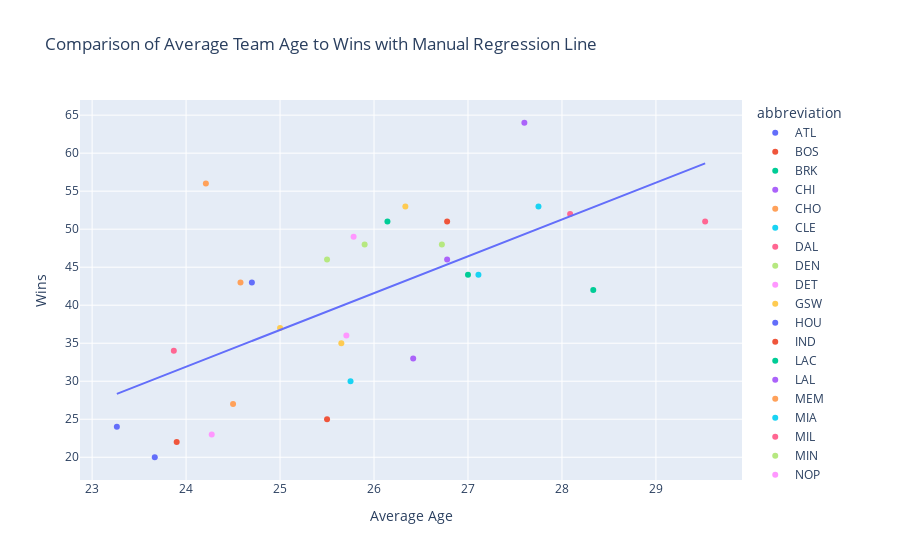

Write notebook code for a chart like this one.
### Code cell
import statsmodels.api as sm
import plotly.express as px

merged_data_clean = merged_data.dropna(subset=['average_age', 'w'])
X = merged_data_clean['average_age']
y = merged_data_clean['w']
X = sm.add_constant(X)

# regression model
model = sm.OLS(y, X).fit()

# regression results
print(model.summary())

# scatter plot
fig = px.scatter(merged_data_clean, x='average_age', y='w', color='abbreviation',
                 labels={'average_age': 'Average Age', 'w': 'Wins'},
                 title='Comparison of Average Team Age to Wins with Manual Regression Line')

# regression line
fig.add_scatter(x=merged_data_clean['average_age'], y=model.predict(), mode='lines', name='Regression Line')
fig.show()

### Figure 1 — Plotly figure (JSON) as saved in the notebook; plotly's stock layout.template omitted (floating-point values rounded to 4 significant figures)
{"data": [{"hovertemplate": "abbreviation=ATL<br>Average Age=%{x}<br>Wins=%{y}<extra></extra>", "legendgroup": "ATL", "marker": {"color": "#636efa", "symbol": "circle"}, "mode": "markers", "name": "ATL", "orientation": "v", "showlegend": true, "type": "scatter", "x": [24.7], "xaxis": "x", "y": [43], "yaxis": "y"}, {"hovertemplate": "abbreviation=BOS<br>Average Age=%{x}<br>Wins=%{y}<extra></extra>", "legendgroup": "BOS", "marker": {"color": "#EF553B", "symbol": "circle"}, "mode": "markers", "name": "BOS", "orientation": "v", "showlegend": true, "type": "scatter", "x": [26.78], "xaxis": "x", "y": [51], "yaxis": "y"}, {"hovertemplate": "abbreviation=BRK<br>Average Age=%{x}<br>Wins=%{y}<extra></extra>", "legendgroup": "BRK", "marker": {"color": "#00cc96", "symbol": "circle"}, "mode": "markers", "name": "BRK", "orientation": "v", "showlegend": true, "type": "scatter", "x": [27], "xaxis": "x", "y": [44], "yaxis": "y"}, {"hovertemplate": "abbreviation=CHI<br>Average Age=%{x}<br>Wins=%{y}<extra></extra>", "legendgroup": "CHI", "marker": {"color": "#ab63fa", "symbol": "circle"}, "mode": "markers", "name": "CHI", "orientation": "v", "showlegend": true, "type": "scatter", "x": [26.78], "xaxis": "x", "y": [46], "yaxis": "y"}, {"hovertemplate": "abbreviation=CHO<br>Average Age=%{x}<br>Wins=%{y}<extra></extra>", "legendgroup": "CHO", "marker": {"color": "#FFA15A", "symbol": "circle"}, "mode": "markers", "name": "CHO", "orientation": "v", "showlegend": true, "type": "scatter", "x": [24.58], "xaxis": "x", "y": [43], "yaxis": "y"}, {"hovertemplate": "abbreviation=CLE<br>Average Age=%{x}<br>Wins=%{y}<extra></extra>", "legendgroup": "CLE", "marker": {"color": "#19d3f3", "symbol": "circle"}, "mode": "markers", "name": "CLE", "orientation": "v", "showlegend": true, "type": "scatter", "x": [27.11], "xaxis": "x", "y": [44], "yaxis": "y"}, {"hovertemplate": "abbreviation=DAL<br>Average Age=%{x}<br>Wins=%{y}<extra></extra>", "legendgroup": "DAL", "marker": {"color": "#FF6692", "symbol": "circle"}, "mode": "markers", "name": "DAL", "orientation": "v", "showlegend": true, "type": "scatter", "x": [28.09], "xaxis": "x", "y": [52], "yaxis": "y"}, {"hovertemplate": "abbreviation=DEN<br>Average Age=%{x}<br>Wins=%{y}<extra></extra>", "legendgroup": "DEN", "marker": {"color": "#B6E880", "symbol": "circle"}, "mode": "markers", "name": "DEN", "orientation": "v", "showlegend": true, "type": "scatter", "x": [26.72], "xaxis": "x", "y": [48], "yaxis": "y"}, {"hovertemplate": "abbreviation=DET<br>Average Age=%{x}<br>Wins=%{y}<extra></extra>", "legendgroup": "DET", "marker": {"color": "#FF97FF", "symbol": "circle"}, "mode": "markers", "name": "DET", "orientation": "v", "showlegend": true, "type": "scatter", "x": [24.27], "xaxis": "x", "y": [23], "yaxis": "y"}, {"hovertemplate": "abbreviation=GSW<br>Average Age=%{x}<br>Wins=%{y}<extra></extra>", "legendgroup": "GSW", "marker": {"color": "#FECB52", "symbol": "circle"}, "mode": "markers", "name": "GSW", "orientation": "v", "showlegend": true, "type": "scatter", "x": [26.33], "xaxis": "x", "y": [53], "yaxis": "y"}, {"hovertemplate": "abbreviation=HOU<br>Average Age=%{x}<br>Wins=%{y}<extra></extra>", "legendgroup": "HOU", "marker": {"color": "#636efa", "symbol": "circle"}, "mode": "markers", "name": "HOU", "orientation": "v", "showlegend": true, "type": "scatter", "x": [23.67], "xaxis": "x", "y": [20], "yaxis": "y"}, {"hovertemplate": "abbreviation=IND<br>Average Age=%{x}<br>Wins=%{y}<extra></extra>", "legendgroup": "IND", "marker": {"color": "#EF553B", "symbol": "circle"}, "mode": "markers", "name": "IND", "orientation": "v", "showlegend": true, "type": "scatter", "x": [25.5], "xaxis": "x", "y": [25], "yaxis": "y"}, {"hovertemplate": "abbreviation=LAC<br>Average Age=%{x}<br>Wins=%{y}<extra></extra>", "legendgroup": "LAC", "marker": {"color": "#00cc96", "symbol": "circle"}, "mode": "markers", "name": "LAC", "orientation": "v", "showlegend": true, "type": "scatter", "x": [28.33], "xaxis": "x", "y": [42], "yaxis": "y"}, {"hovertemplate": "abbreviation=LAL<br>Average Age=%{x}<br>Wins=%{y}<extra></extra>", "legendgroup": "LAL", "marker": {"color": "#ab63fa", "symbol": "circle"}, "mode": "markers", "name": "LAL", "orientation": "v", "showlegend": true, "type": "scatter", "x": [26.42], "xaxis": "x", "y": [33], "yaxis": "y"}, {"hovertemplate": "abbreviation=MEM<br>Average Age=%{x}<br>Wins=%{y}<extra></extra>", "legendgroup": "MEM", "marker": {"color": "#FFA15A", "symbol": "circle"}, "mode": "markers", "name": "MEM", "orientation": "v", "showlegend": true, "type": "scatter", "x": [24.21], "xaxis": "x", "y": [56], "yaxis": "y"}, {"hovertemplate": "abbreviation=MIA<br>Average Age=%{x}<br>Wins=%{y}<extra></extra>", "legendgroup": "MIA", "marker": {"color": "#19d3f3", "symbol": "circle"}, "mode": "markers", "name": "MIA", "orientation": "v", "showlegend": true, "type": "scatter", "x": [27.75], "xaxis": "x", "y": [53], "yaxis": "y"}, {"hovertemplate": "abbreviation=MIL<br>Average Age=%{x}<br>Wins=%{y}<extra></extra>", "legendgroup": "MIL", "marker": {"color": "#FF6692", "symbol": "circle"}, "mode": "markers", "name": "MIL", "orientation": "v", "showlegend": true, "type": "scatter", "x": [29.52], "xaxis": "x", "y": [51], "yaxis": "y"}, {"hovertemplate": "abbreviation=MIN<br>Average Age=%{x}<br>Wins=%{y}<extra></extra>", "legendgroup": "MIN", "marker": {"color": "#B6E880", "symbol": "circle"}, "mode": "markers", "name": "MIN", "orientation": "v", "showlegend": true, "type": "scatter", "x": [25.5], "xaxis": "x", "y": [46], "yaxis": "y"}, {"hovertemplate": "abbreviation=NOP<br>Average Age=%{x}<br>Wins=%{y}<extra></extra>", "legendgroup": "NOP", "marker": {"color": "#FF97FF", "symbol": "circle"}, "mode": "markers", "name": "NOP", "orientation": "v", "showlegend": true, "type": "scatter", "x": [25.71], "xaxis": "x", "y": [36], "yaxis": "y"}, {"hovertemplate": "abbreviation=NYK<br>Average Age=%{x}<br>Wins=%{y}<extra></extra>", "legendgroup": "NYK", "marker": {"color": "#FECB52", "symbol": "circle"}, "mode": "markers", "name": "NYK", "orientation": "v", "showlegend": true, "type": "scatter", "x": [25], "xaxis": "x", "y": [37], "yaxis": "y"}, {"hovertemplate": "abbreviation=OKC<br>Average Age=%{x}<br>Wins=%{y}<extra></extra>", "legendgroup": "OKC", "marker": {"color": "#636efa", "symbol": "circle"}, "mode": "markers", "name": "OKC", "orientation": "v", "showlegend": true, "type": "scatter", "x": [23.26], "xaxis": "x", "y": [24], "yaxis": "y"}, {"hovertemplate": "abbreviation=ORL<br>Average Age=%{x}<br>Wins=%{y}<extra></extra>", "legendgroup": "ORL", "marker": {"color": "#EF553B", "symbol": "circle"}, "mode": "markers", "name": "ORL", "orientation": "v", "showlegend": true, "type": "scatter", "x": [23.9], "xaxis": "x", "y": [22], "yaxis": "y"}, {"hovertemplate": "abbreviation=PHI<br>Average Age=%{x}<br>Wins=%{y}<extra></extra>", "legendgroup": "PHI", "marker": {"color": "#00cc96", "symbol": "circle"}, "mode": "markers", "name": "PHI", "orientation": "v", "showlegend": true, "type": "scatter", "x": [26.14], "xaxis": "x", "y": [51], "yaxis": "y"}, {"hovertemplate": "abbreviation=PHO<br>Average Age=%{x}<br>Wins=%{y}<extra></extra>", "legendgroup": "PHO", "marker": {"color": "#ab63fa", "symbol": "circle"}, "mode": "markers", "name": "PHO", "orientation": "v", "showlegend": true, "type": "scatter", "x": [27.6], "xaxis": "x", "y": [64], "yaxis": "y"}, {"hovertemplate": "abbreviation=POR<br>Average Age=%{x}<br>Wins=%{y}<extra></extra>", "legendgroup": "POR", "marker": {"color": "#FFA15A", "symbol": "circle"}, "mode": "markers", "name": "POR", "orientation": "v", "showlegend": true, "type": "scatter", "x": [24.5], "xaxis": "x", "y": [27], "yaxis": "y"}, {"hovertemplate": "abbreviation=SAC<br>Average Age=%{x}<br>Wins=%{y}<extra></extra>", "legendgroup": "SAC", "marker": {"color": "#19d3f3", "symbol": "circle"}, "mode": "markers", "name": "SAC", "orientation": "v", "showlegend": true, "type": "scatter", "x": [25.75], "xaxis": "x", "y": [30], "yaxis": "y"}, {"hovertemplate": "abbreviation=SAS<br>Average Age=%{x}<br>Wins=%{y}<extra></extra>", "legendgroup": "SAS", "marker": {"color": "#FF6692", "symbol": "circle"}, "mode": "markers", "name": "SAS", "orientation": "v", "showlegend": true, "type": "scatter", "x": [23.87], "xaxis": "x", "y": [34], "yaxis": "y"}, {"hovertemplate": "abbreviation=TOR<br>Average Age=%{x}<br>Wins=%{y}<extra></extra>", "legendgroup": "TOR", "marker": {"color": "#B6E880", "symbol": "circle"}, "mode": "markers", "name": "TOR", "orientation": "v", "showlegend": true, "type": "scatter", "x": [25.9], "xaxis": "x", "y": [48], "yaxis": "y"}, {"hovertemplate": "abbreviation=UTA<br>Average Age=%{x}<br>Wins=%{y}<extra></extra>", "legendgroup": "UTA", "marker": {"color": "#FF97FF", "symbol": "circle"}, "mode": "markers", "name": "UTA", "orientation": "v", "showlegend": true, "type": "scatter", "x": [25.78], "xaxis": "x", "y": [49], "yaxis": "y"}, {"hovertemplate": "abbreviation=WAS<br>Average Age=%{x}<br>Wins=%{y}<extra></extra>", "legendgroup": "WAS", "marker": {"color": "#FECB52", "symbol": "circle"}, "mode": "markers", "name": "WAS", "orientation": "v", "showlegend": true, "type": "scatter", "x": [25.65], "xaxis": "x", "y": [35], "yaxis": "y"}, {"mode": "lines", "name": "Regression Line", "type": "scatter", "x": [24.7, 26.78, 27, 26.78, 24.58, 27.11, 28.09, 26.72, 24.27, 26.33, 23.67, 25.5, 28.33, 26.42, 24.21, 27.75, 29.52, 25.5, 25.71, 25, 23.26, 23.9, 26.14, 27.6, 24.5, 25.75, 23.87, 25.9, 25.78, 25.65], "y": [35.3, 45.36, 46.44, 45.36, 34.71, 46.97, 51.7, 45.09, 33.23, 43.21, 30.29, 39.17, 52.89, 43.61, 32.93, 50.07, 58.66, 39.17, 40.17, 36.75, 28.34, 31.42, 42.28, 49.34, 34.33, 40.38, 31.27, 41.11, 40.54, 39.91]}], "layout": {"legend": {"title": {"text": "abbreviation"}, "tracegroupgap": 0}, "title": {"text": "Comparison of Average Team Age to Wins with Manual Regression Line"}, "xaxis": {"anchor": "y", "domain": [0, 1], "title": {"text": "Average Age"}}, "yaxis": {"anchor": "x", "domain": [0, 1], "title": {"text": "Wins"}}}}
